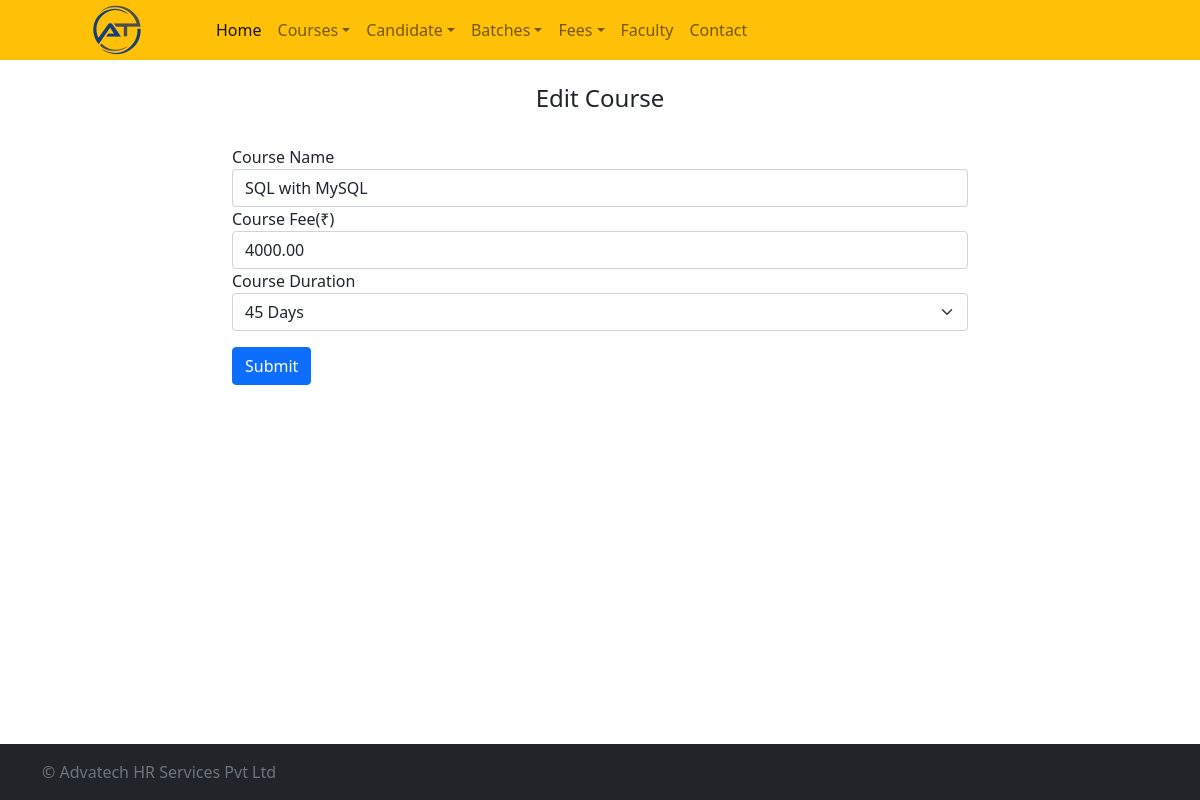
Before: /edit-course/18/ with the older database file.
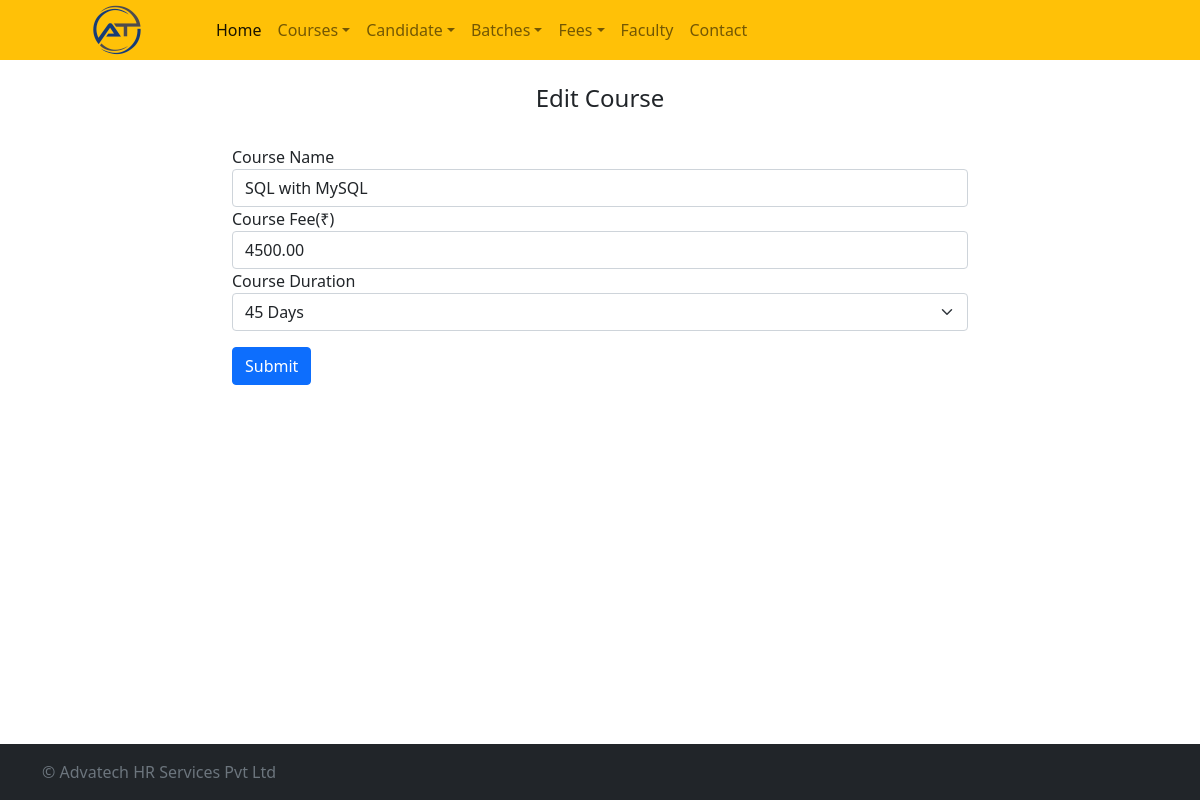
After: the same page with the newer database file.
### crmapp/models.py (models this page shows)
class Course(models.Model):
    course_id = models.AutoField(primary_key=True)
    course_name = models.CharField(max_length=100)
    course_fee = models.DecimalField(max_digits=10, decimal_places=2)
    course_duration = models.CharField(max_length=100, default='')
    date_created = models.DateField(default=datetime.today)

### crmapp/views.py (the view, shortened to what this page needs)
# urls.py: path('edit-course/<int:course_id>/', views.add_edit_course, name='edit_course'),  # Use the same view for add and edit
def add_edit_course(request, course_id=None):
    if course_id:
        course = get_object_or_404(Course, course_id=course_id)
    else:
        course = None
    return render(request, 'course.html', {'coursedetails': course})

### templates/course.html (shortened to what this page needs)
{% extends 'base.html' %}
{% block content %}
<div class="row">
    <div class="col">
    </div>
    <div class="col-8">
        <div class="py-4 text-center">
            <h4>{% if coursedetails.course_id %}Edit Course{% else %}Add New Course{% endif %}</h4>
        </div>
        <form method="POST" action="{% if coursedetails.course_id %}{% url 'edit_course' course_id=coursedetails.course_id %}{% else %}{% url 'add_course' %}{% endif %}">
          <div class="form-group">
            <label for="exampleInputEmail1">Course Name</label>
            <input type="text" name="coursename" class="form-control" id="exampleInputEmail1" aria-describedby="emailHelp" placeholder="Enter the course name" value="{{ coursedetails.course_name }}">
          </div>
          <div class="form-group">
            <label for="exampleInputPassword1">Course Fee(₹)</label>
            <input type="text"  name="coursefee" class="form-control" id="exampleInputPassword1" placeholder="Enter Fee" value="{{ coursedetails.course_fee }}">
          </div>
          <div class="form-group">
            <label for="courseduration">Course Duration</label>
            <select name="courseduration" id="courseduration" class="form-select">
              <option {% if coursedetails.course_duration == '45 Days' %}selected="selected"{% endif %} value="45 Days">45 Days</option>
            </select>
          </div>
          <div class="form-group mt-3">
                <button type="submit" class="btn btn-primary">Submit</button>
          </div>
        </form>
    </div>
    <div class="col">
    </div>
</div>
{% endblock %}

Changed rows visible on the page:
changed Course "SQL with MySQL": coursefee "4000.00" → "4500.00"
